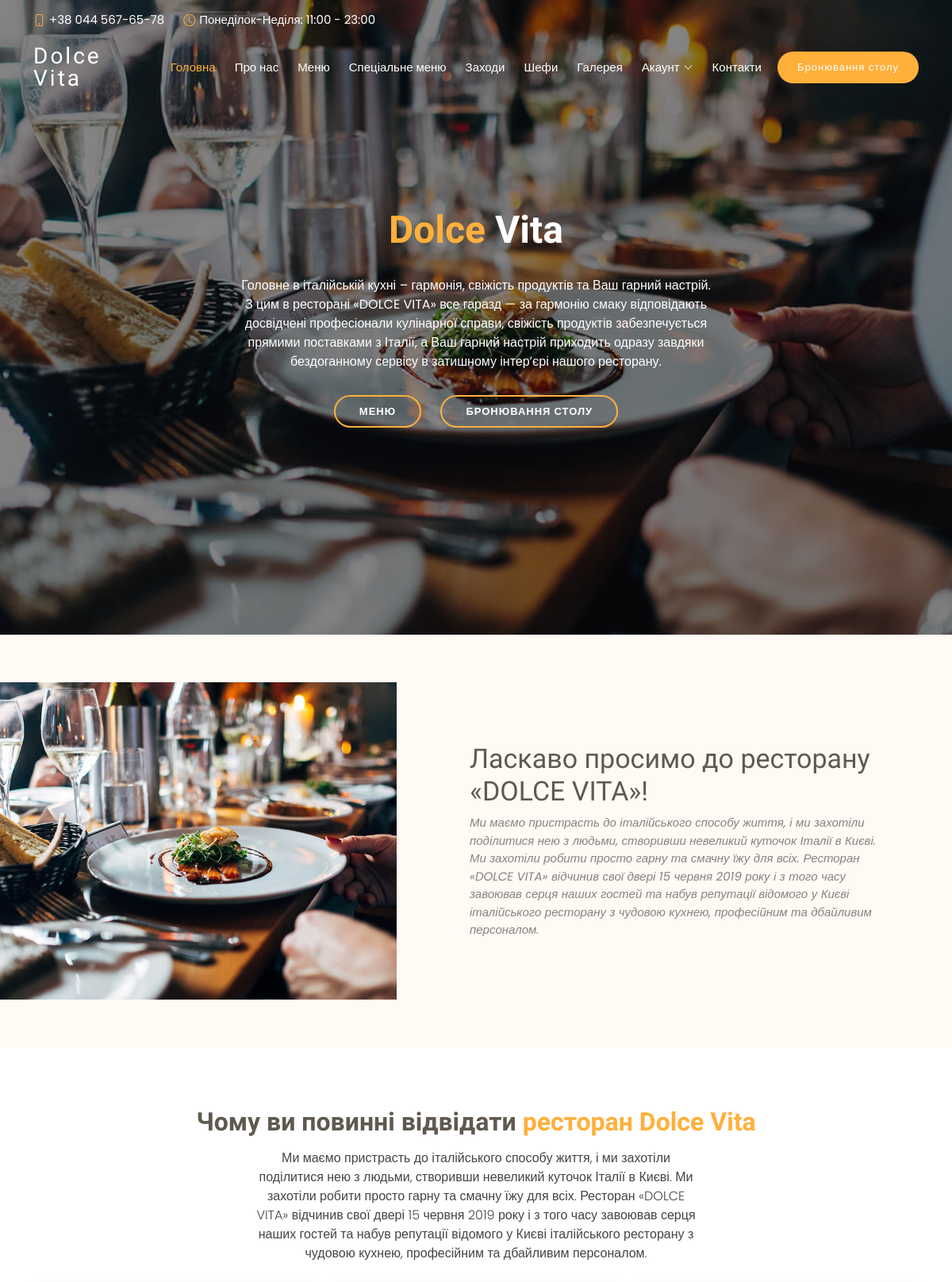
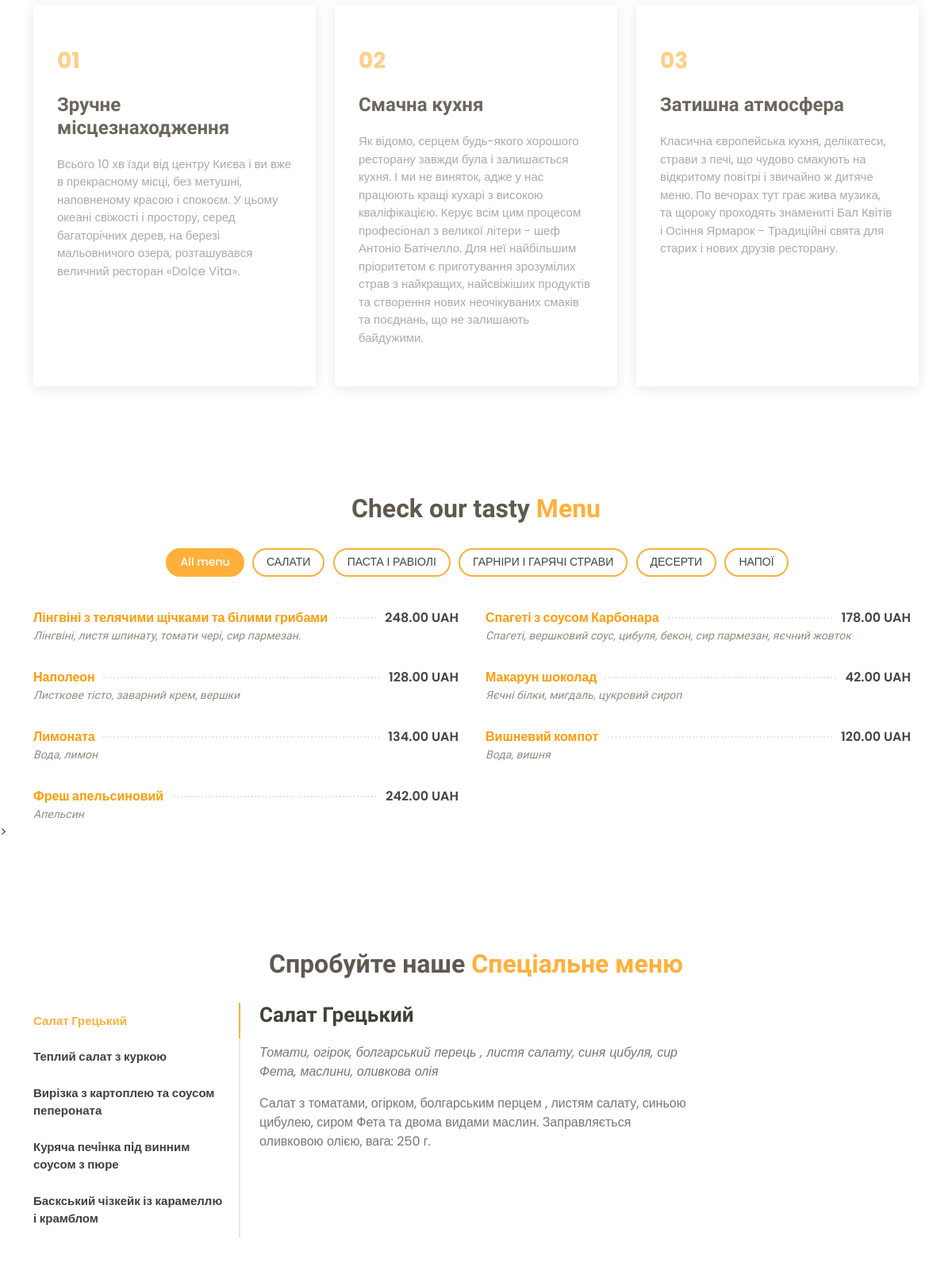
The page / (upper part) on the database its author committed (2 pictures, top to bottom).
### main_page/models.py (models this page shows, shortened)
class Home(models.Model):
    title = models.CharField(max_length=50, unique=True)
    description = models.TextField(max_length=500)
    photo = models.ImageField(upload_to='home/')

class About_us(models.Model):
    title = models.CharField(max_length=50, unique=True)
    description = models.TextField(max_length=500)
    photo = models.ImageField(upload_to='about_us/')

class Category(models.Model):
    title = models.CharField(max_length=50, unique=True, db_index=True)
    position = models.SmallIntegerField(unique=True)
    is_visible = models.BooleanField(default=True)
    class Meta:
        ordering = ('position',)

class Dish(models.Model):
    title = models.CharField(max_length=50, unique=True, db_index=True)
    position = models.SmallIntegerField()
    is_visible = models.BooleanField(default=True)
    ingredients = models.CharField(max_length=255)
    description = models.TextField(max_length=500, blank=True)
    price = models.DecimalField(max_digits=6, decimal_places=2)
    photo = models.ImageField(upload_to='dishes/%Y-%m-%d/', blank=True)
    category = models.ForeignKey(Category, on_delete=models.CASCADE, related_name='dishes')
    is_special = models.BooleanField(default=False)
    class Meta:
        ordering = ('category', 'position',)

### main_page/views.py (the view)
# urls.py: path('', main),
def main(request):
    if request.method == 'POST':
        form_reserve = ReservationForm(request.POST)
        if form_reserve.is_valid():
            form_reserve.save()
            return redirect('/')
    if request.method == 'POST':
        form_contact = ContactForm(request.POST)
        if form_contact.is_valid():
            form_contact.save()
            return redirect('/')
    categories = Category.objects.filter(is_visible=True)
    dishes = Dish.objects.filter(is_visible=True, is_special=False)
    special_dishes = Dish.objects.filter(is_visible=True, is_special=True)
    events = Events.objects.filter(is_visible=True)
    home = Home.objects.all()
    about_us = About_us.objects.all()
    chefs = Chefs.objects.all()
    contact = Contact.objects.all()
    gallery = Gallery.objects.all()
    form_reserve = ReservationForm()
    form_contact = ContactForm()
    user_manager = request.user.groups.filter(name='manager').exists()
    user_auth = request.user.is_authenticated
    return render(request, 'main_content.html', context={
        'home': home,
        'about_us': about_us,
        'categories': categories,
        'dishes': dishes,
        'special_dishes': special_dishes,
        'form_reserve': form_reserve,
        'form_contact': form_contact,
        'events': events,
        'chefs': chefs,
        'contact': contact,
        'gallery': gallery,
        'user_manager': user_manager,
        'user_auth': user_auth,
    })

### main_page/templates/main_content.html (shortened to what this page needs)
{% extends 'index.html' %}
{% block main_content %}
    {% include 'home.html' %}
    {% include 'about.html' %}
    {% include 'why_us.html' %}
    {% include 'main_menu.html' %}
    {% include 'special_dishes.html' %}
{% endblock %}

### templates/index.html (shortened to what this page needs)
{% load static %}
<!DOCTYPE html>
<html lang="en">
<head>
    <link href={% static "assets/vendor/animate.css/animate.min.css" %} rel="stylesheet">
    <link href={% static "assets/vendor/bootstrap/css/bootstrap.min.css" %} rel="stylesheet">
    <link href={% static "assets/vendor/bootstrap-icons/bootstrap-icons.css" %} rel="stylesheet">
    <link href={% static "assets/vendor/boxicons/css/boxicons.min.css" %} rel="stylesheet">
    <link href={% static "assets/vendor/glightbox/css/glightbox.min.css" %} rel="stylesheet">
    <link href={% static "assets/vendor/swiper/swiper-bundle.min.css" %} rel="stylesheet">
    <link href={% static "assets/css/style.css" %} rel="stylesheet">
</head>
<body>
    <section id="topbar" class="d-flex align-items-center fixed-top topbar-transparent">
        <div class="container-fluid container-xl d-flex align-items-center justify-content-center justify-content-lg-start">
            <i class="bi bi-phone d-flex align-items-center"><span>+38 044 567-65-78</span></i>
            <i class="bi bi-clock ms-4 d-none d-lg-flex align-items-center"><span>Понеділок-Неділя: 11:00 - 23:00 </span></i>
        </div>
    </section>
    <header id="header" class="fixed-top d-flex align-items-center header-transparent">
        <div class="container-fluid container-xl d-flex align-items-center justify-content-between">
            <div class="logo me-auto">
                <h1><a href="index.html">Dolce Vita</a></h1>
            </div>
        <nav id="navbar" class="navbar order-last order-lg-0">
            <ul>
                <li><a class="nav-link scrollto active" href="#hero">Головна</a></li>
                <li><a class="nav-link scrollto" href="#about">Про нас</a></li>
                <li><a class="nav-link scrollto" href="#menu">Меню</a></li>
                <li><a class="nav-link scrollto" href="#specials">Спеціальне меню</a></li>
                <li><a class="nav-link scrollto" href="#events">Заходи</a></li>
                <li><a class="nav-link scrollto" href="#chefs">Шефи</a></li>
                <li><a class="nav-link scrollto" href="#gallery">Галерея</a></li>
                <li class="dropdown"><a href="#"><span>Акаунт</span> <i class="bi bi-chevron-down"></i></a>
                <li><a class="nav-link scrollto" href="#contact">Контакти</a></li>
            </ul>
      </nav>
      <a href="#book-a-table" class="book-a-table-btn scrollto">Бронювання столу</a>
    </div>
  </header>
  <main id="main">
      {% block main_content %}
      {% endblock %}
  </main>
</body>
</html>

### main_page/templates/home.html (shortened to what this page needs)
<section id="hero">
    <div class="hero-container">
        <div id="heroCarousel" data-bs-interval="5000" class="carousel slide carousel-fade" data-bs-ride="carousel">
            {% for item in home %}
                <div class="carousel-item active" style="background-image: url(media/home/about.jpg);">
                    <div class="carousel-container">
                        <div class="carousel-content">
                            <h2 class="animate__animated animate__fadeInDown"><span>Dolce</span> Vita</h2>
                            <p class="animate__animated animate__fadeInUp">{{ item.description }}</p>
                        <div>
                            <a href="#menu" class="btn-menu animate__animated animate__fadeInUp scrollto">Меню</a>
                            <a href="#book-a-table" class="btn-book animate__animated animate__fadeInUp scrollto">Бронювання столу</a>
                        </div>
                        </div>
                    </div>
                </div>
            {% endfor %}
            </div>
        </div>
</section>

### main_page/templates/about.html
<section id="about" class="about">
    <div class="container-fluid">
        <div class="row">
            <div class="col-lg-5 align-items-stretch video-box" style='background-image: url("media/about_us/about.jpg");'>
            </div>
            <div class="col-lg-7 d-flex flex-column justify-content-center align-items-stretch">
                <div class="content">
                    {% for item in about_us %}
                        <h3>{{ item.title }}</h3>
                        <p class="fst-italic">
                        {{ item.description }}
                        </p>
                    {% endfor %}
                </div>
            </div>
        </div>
    </div>
</section>

### main_page/templates/why_us.html
<section id="why-us" class="why-us">
    <div class="container">
        <div class="section-title">
            <h2>Чому ви повинні відвідати <span>ресторан Dolce Vita</span></h2>
            {% for item in about_us %}
            <p>{{ item.description}}</p>
            {% endfor %}
        </div>
        <div class="row">
            <div class="col-lg-4">
                <div class="box">
                    <span>01</span>
                    <h4>Зручне місцезнаходження</h4>
                    <p>Всього 10 хв їзди від центру Києва і ви вже в прекрасному місці, без метушні, наповненому красою і спокоєм. У цьому океані свіжості і простору, серед багаторічних дерев, на березі мальовничого озера, розташувався величний ресторан «Dolce Vita».</p>
                </div>
            </div>
            <div class="col-lg-4 mt-4 mt-lg-0">
                <div class="box">
                    <span>02</span>
                    <h4>Смачна кухня</h4>
                    <p>Як відомо, серцем будь-якого хорошого ресторану завжди була і залишається кухня. І ми не виняток, адже у нас працюють кращі кухарі з високою кваліфікацією. Керує всім цим процесом професіонал з великої літери - шеф Антоніо Батічелло. Для неї найбільшим пріоритетом є приготування зрозумілих страв з найкращих, найсвіжіших продуктів та створення нових неочікуваних смаків та поєднань, що не залишають байдужими.</p>
                </div>
            </div>
            <div class="col-lg-4 mt-4 mt-lg-0">
                <div class="box">
                    <span>03</span>
                    <h4>Затишна атмосфера</h4>
                    <p>Класична європейська кухня, делікатеси, страви з печі, що чудово смакують на відкритому повітрі і звичайно ж дитяче меню. По вечорах тут грає жива музика, та щороку проходять знамениті Бал Квітів і Осіння Ярмарок - Традиційні свята для старих і нових друзів ресторану.</p>
                </div>
            </div>
        </div>
    </div>
</section>

### main_page/templates/main_menu.html
<section id="menu" class="menu">
    <div class="container">
        <div class="section-title">
            <h2>Check our tasty <span>Menu</span></h2>
        </div>
        <div class="row">
            <div class="col-lg-12 d-flex justify-content-center">
                <ul id="menu-flters">
                    <li data-filter="*" class="filter-active">All menu</li>
                    {% for item in categories %}
                        <li data-filter=".filter-category-{{ item.pk }}">{{ item.title }}</li>
                    {% endfor %}
                </ul>
            </div>
        </div>
        <div class="row menu-container">
            {% for item in dishes %}
                <div class="col-lg-6 menu-item filter-category-{{ item.category.pk }}">
                    <div class="menu-content">
                        <a href="#">{{ item.title }}</a><span>{{ item.price }} UAH</span>
                    </div>
                    <div class="menu-ingredients">
                        {{ item.ingredients }}
                    </div>
                </div>
            {% endfor %}
        </div>
    </div>>
</section>

### main_page/templates/special_dishes.html (shortened to what this page needs)
<section id="specials" class="specials">
    <div class="container">
        <div class="section-title">
            <h2>Спробуйте наше <span>Спеціальне меню</span></h2>
        </div>
        <div class="row">
            <div class="col-lg-3">
                <ul class="nav nav-tabs flex-column">
                    {% for item in special_dishes %}
                        {%  if forloop.first %}
                            <li class="nav-item">
                                <a class="nav-link active show" data-bs-toggle="tab" href="#tab-{{ item.pk }}">{{ item.title }}</a>
                            </li>
                        {% else %}
                            <li class="nav-item">
                                <a class="nav-link" data-bs-toggle="tab" href="#tab-{{ item.pk }}">{{ item.title }}</a>
                            </li>
                        {% endif %}
                    {% endfor %}
                </ul>
            </div>
            <div class="col-lg-9 mt-4 mt-lg-0">
                <div class="tab-content">
                    {% for item in special_dishes %}
                        {% if forloop.first %}
                            <div class="tab-pane active show" id="tab-{{ item.pk }}">
                                <div class="row">
                                    <div class="col-lg-8 details order-2 order-lg-1">
                                        <h3>{{ item.title }}</h3>
                                        <p class="fst-italic">{{ item.ingredients }}</p>
                                        <p>{{ item.description }}</p>
                                    </div>
                                    <div class="col-lg-4 text-center order-1 order-lg-2">
                                    </div>
                                </div>
                            </div>
                        {% endif %}
                    {% endfor %}
                </div>
            </div>
        </div>
    </div>
</section>

### rows shown on the page
Home: description "Головне в італійській кухні – гармонія, свіжість продуктів та Ваш гарний настрій. З цим в ресторані «DOLCE VITA» все гаразд — за гармонію смаку відповідають досвідчені професіонали кулінарної справи, свіжість продуктів забезпечується прямими поставками з Італії, а Ваш гарний настрій приходить одразу завдяки бездоганному сервісу в затишному інтер’єрі нашого ресторану."
About_us: title "Ласкаво просимо до ресторану «DOLCE VITA»!", description "Ми маємо пристрасть до італійського способу життя, і ми захотіли поділитися нею з людьми, створивши невеликий куточок Італії в Києві. Ми захотіли робити просто гарну та смачну їжу для всіх. Ресторан «DOLCE VITA» відчинив свої двері 15 червня 2019 року і з того часу завоював серця наших гостей та набув репутації відомого у Києві італійського ресторану з чудовою кухнею, професійним та дбайливим персоналом."
Category: title "САЛАТИ"
Category: title "ПАСТА І РАВІОЛІ"
Category: title "ГАРНІРИ І ГАРЯЧІ СТРАВИ"
Category: title "ДЕСЕРТИ"
Category: title "НАПОЇ"
Dish: title "Лінгвіні з телячими щічками та білими грибами", price "248.00", ingredients "Лінгвіні, листя шпинату, томати чері, сир пармезан."
Dish: title "Спагеті з соусом Карбонара", price "178.00", ingredients "Спагеті, вершковий соус, цибуля, бекон, сир пармезан, яєчний жовток"
Dish: title "Наполеон", price "128.00", ingredients "Листкове тісто, заварний крем, вершки"
Dish: title "Макарун шоколад", price "42.00", ingredients "Яєчні білки, мигдаль, цукровий сироп"
Dish: title "Лимоната", price "134.00", ingredients "Вода, лимон"
Dish: title "Вишневий компот", price "120.00", ingredients "Вода, вишня"
Dish: title "Фреш апельсиновий", price "242.00", ingredients "Апельсин"
Dish: title "Салат Грецький", ingredients "Томати, огірок, болгарський перець , листя салату, синя цибуля, сир Фета, маслини, оливкова олія", description "Салат з томатами, огірком, болгарським перцем , листям салату, синьою цибулею, сиром Фета та двома видами маслин. Заправляється оливковою олією, вага: 250 г."
Dish: title "Теплий салат з куркою"
Dish: title "Вирізка з картоплею та соусом пепероната"
Dish: title "Куряча печiнка пiд винним соусом з пюре"
Dish: title "Баскський чізкейк із карамеллю і крамблом"
